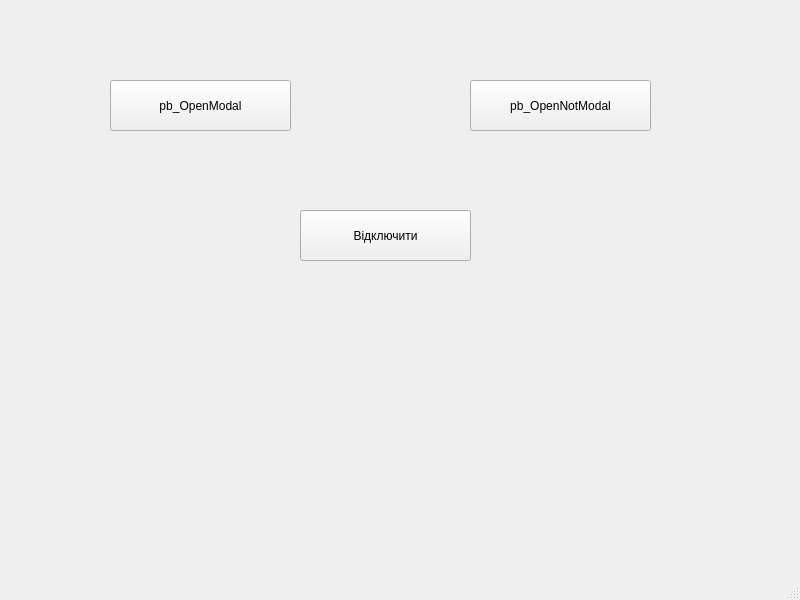
<?xml version="1.0" encoding="UTF-8"?>
<ui version="4.0">
 <class>MainWindow</class>
 <widget class="QMainWindow" name="MainWindow">
  <property name="geometry">
   <rect>
    <x>0</x>
    <y>0</y>
    <width>800</width>
    <height>600</height>
   </rect>
  </property>
  <property name="windowTitle">
   <string>MainWindow</string>
  </property>
  <widget class="QWidget" name="centralwidget">
   <widget class="QPushButton" name="pb_OpenModal">
    <property name="geometry">
     <rect>
      <x>110</x>
      <y>80</y>
      <width>181</width>
      <height>51</height>
     </rect>
    </property>
    <property name="text">
     <string>pb_OpenModal</string>
    </property>
   </widget>
   <widget class="QPushButton" name="pb_OpenNotModal">
    <property name="geometry">
     <rect>
      <x>470</x>
      <y>80</y>
      <width>181</width>
      <height>51</height>
     </rect>
    </property>
    <property name="text">
     <string>pb_OpenNotModal</string>
    </property>
   </widget>
   <widget class="QPushButton" name="pushButton">
    <property name="geometry">
     <rect>
      <x>300</x>
      <y>210</y>
      <width>171</width>
      <height>51</height>
     </rect>
    </property>
    <property name="text">
     <string>Відключити</string>
    </property>
   </widget>
  </widget>
  <widget class="QMenuBar" name="menubar">
   <property name="geometry">
    <rect>
     <x>0</x>
     <y>0</y>
     <width>800</width>
     <height>27</height>
    </rect>
   </property>
  </widget>
  <widget class="QStatusBar" name="statusbar"/>
 </widget>
 <resources/>
 <connections/>
</ui>
